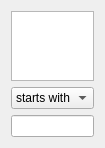
           <widget class="QWidget" name="pageTreeFinder_2">
            <property name="geometry">
             <rect>
              <x>0</x>
              <y>0</y>
              <width>98</width>
              <height>143</height>
             </rect>
            </property>
            <attribute name="icon">
             <iconset resource="gui.qrc">
              <normaloff>:/icons/icons/find.png</normaloff>:/icons/icons/find.png</iconset>
            </attribute>
            <attribute name="label">
             <string>Search tree</string>
            </attribute>
            <layout class="QVBoxLayout" name="verticalLayout_28">
             <item>
              <widget class="QListWidget" name="listClusterTreeSearchResults">
               <property name="sortingEnabled">
                <bool>true</bool>
               </property>
              </widget>
             </item>
             <item>
              <widget class="QComboBox" name="cboClusterTreeSearchType">
               <property name="currentIndex">
                <number>1</number>
               </property>
               <item>
                <property name="text">
                 <string>contains</string>
                </property>
               </item>
               <item>
                <property name="text">
                 <string>starts with</string>
                </property>
               </item>
               <item>
                <property name="text">
                 <string>ends with</string>
                </property>
               </item>
               <item>
                <property name="text">
                 <string>matches</string>
                </property>
               </item>
              </widget>
             </item>
             <item>
              <widget class="QLineEdit" name="txtClusterTreeSearchString"/>
             </item>
            </layout>
           </widget>
